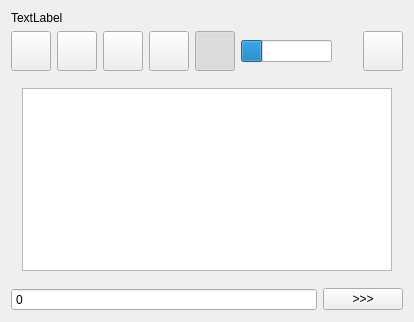
<?xml version="1.0" encoding="UTF-8"?>
<ui version="4.0">
 <class>WLGProgramWidget</class>
 <widget class="QWidget" name="WLGProgramWidget">
  <property name="geometry">
   <rect>
    <x>0</x>
    <y>0</y>
    <width>414</width>
    <height>322</height>
   </rect>
  </property>
  <property name="sizePolicy">
   <sizepolicy hsizetype="Preferred" vsizetype="Minimum">
    <horstretch>0</horstretch>
    <verstretch>0</verstretch>
   </sizepolicy>
  </property>
  <property name="windowTitle">
   <string>WLGProgamWidget</string>
  </property>
  <property name="layoutDirection">
   <enum>Qt::LeftToRight</enum>
  </property>
  <layout class="QGridLayout" name="gridLayout_3">
   <item row="1" column="3">
    <widget class="QToolButton" name="pbOpenFile">
     <property name="minimumSize">
      <size>
       <width>40</width>
       <height>40</height>
      </size>
     </property>
     <property name="maximumSize">
      <size>
       <width>40</width>
       <height>40</height>
      </size>
     </property>
     <property name="focusPolicy">
      <enum>Qt::NoFocus</enum>
     </property>
     <property name="toolTip">
      <string>redraw</string>
     </property>
     <property name="text">
      <string notr="true"/>
     </property>
     <property name="icon">
      <iconset resource="../../wlproj/wlmill/image.qrc">
       <normaloff>:/data/icons/openFile.png</normaloff>:/data/icons/openFile.png</iconset>
     </property>
     <property name="iconSize">
      <size>
       <width>30</width>
       <height>30</height>
      </size>
     </property>
     <attribute name="buttonGroup">
      <string notr="true">buttonGroup</string>
     </attribute>
    </widget>
   </item>
   <item row="1" column="4">
    <widget class="QToolButton" name="pbReload">
     <property name="minimumSize">
      <size>
       <width>40</width>
       <height>40</height>
      </size>
     </property>
     <property name="maximumSize">
      <size>
       <width>40</width>
       <height>40</height>
      </size>
     </property>
     <property name="focusPolicy">
      <enum>Qt::NoFocus</enum>
     </property>
     <property name="toolTip">
      <string>reload file</string>
     </property>
     <property name="text">
      <string notr="true"/>
     </property>
     <property name="icon">
      <iconset resource="../../wlproj/wlmill/image.qrc">
       <normaloff>:/data/icons/refresh.png</normaloff>:/data/icons/refresh.png</iconset>
     </property>
     <property name="iconSize">
      <size>
       <width>30</width>
       <height>30</height>
      </size>
     </property>
     <attribute name="buttonGroup">
      <string notr="true">buttonGroup</string>
     </attribute>
    </widget>
   </item>
   <item row="1" column="7" colspan="4">
    <widget class="QProgressBar" name="progressBar">
     <property name="sizePolicy">
      <sizepolicy hsizetype="Maximum" vsizetype="Fixed">
       <horstretch>0</horstretch>
       <verstretch>0</verstretch>
      </sizepolicy>
     </property>
     <property name="value">
      <number>24</number>
     </property>
     <property name="textVisible">
      <bool>false</bool>
     </property>
     <property name="orientation">
      <enum>Qt::Horizontal</enum>
     </property>
    </widget>
   </item>
   <item row="0" column="2" colspan="10">
    <widget class="QLabel" name="labelName">
     <property name="sizePolicy">
      <sizepolicy hsizetype="Maximum" vsizetype="Maximum">
       <horstretch>0</horstretch>
       <verstretch>0</verstretch>
      </sizepolicy>
     </property>
     <property name="maximumSize">
      <size>
       <width>290</width>
       <height>16777215</height>
      </size>
     </property>
     <property name="text">
      <string>TextLabel</string>
     </property>
     <property name="alignment">
      <set>Qt::AlignLeading|Qt::AlignLeft|Qt::AlignVCenter</set>
     </property>
    </widget>
   </item>
   <item row="2" column="2" rowspan="7" colspan="10">
    <widget class="QStackedWidget" name="stackedWidget">
     <property name="sizePolicy">
      <sizepolicy hsizetype="Preferred" vsizetype="Preferred">
       <horstretch>0</horstretch>
       <verstretch>0</verstretch>
      </sizepolicy>
     </property>
     <property name="currentIndex">
      <number>0</number>
     </property>
     <widget class="QWidget" name="page">
      <layout class="QGridLayout" name="gridLayout">
       <item row="0" column="0">
        <widget class="QTableView" name="listProgram"/>
       </item>
      </layout>
     </widget>
     <widget class="QWidget" name="page_2">
      <layout class="QGridLayout" name="gridLayout_2">
       <item row="0" column="1">
        <widget class="WLCodeEditor" name="textProgram">
         <property name="plainText">
          <string>text
</string>
         </property>
        </widget>
       </item>
      </layout>
     </widget>
    </widget>
   </item>
   <item row="1" column="5">
    <widget class="QPushButton" name="pbBackup">
     <property name="minimumSize">
      <size>
       <width>40</width>
       <height>40</height>
      </size>
     </property>
     <property name="maximumSize">
      <size>
       <width>40</width>
       <height>40</height>
      </size>
     </property>
     <property name="focusPolicy">
      <enum>Qt::NoFocus</enum>
     </property>
     <property name="toolTip">
      <string>backup</string>
     </property>
     <property name="styleSheet">
      <string notr="true"/>
     </property>
     <property name="text">
      <string notr="true"/>
     </property>
     <property name="icon">
      <iconset resource="../../wlproj/wlmill/image.qrc">
       <normaloff>:/data/icons/backup.png</normaloff>:/data/icons/backup.png</iconset>
     </property>
     <property name="iconSize">
      <size>
       <width>30</width>
       <height>30</height>
      </size>
     </property>
     <attribute name="buttonGroup">
      <string notr="true">buttonGroup</string>
     </attribute>
    </widget>
   </item>
   <item row="1" column="11">
    <widget class="QPushButton" name="pbClear">
     <property name="minimumSize">
      <size>
       <width>40</width>
       <height>40</height>
      </size>
     </property>
     <property name="maximumSize">
      <size>
       <width>40</width>
       <height>40</height>
      </size>
     </property>
     <property name="focusPolicy">
      <enum>Qt::NoFocus</enum>
     </property>
     <property name="toolTip">
      <string>clear</string>
     </property>
     <property name="styleSheet">
      <string notr="true"/>
     </property>
     <property name="text">
      <string notr="true"/>
     </property>
     <property name="icon">
      <iconset resource="../../wlproj/wlmill/image.qrc">
       <normaloff>:/data/icons/cancel.png</normaloff>:/data/icons/cancel.png</iconset>
     </property>
     <property name="iconSize">
      <size>
       <width>30</width>
       <height>30</height>
      </size>
     </property>
    </widget>
   </item>
   <item row="1" column="2">
    <widget class="QPushButton" name="pbAccept">
     <property name="minimumSize">
      <size>
       <width>40</width>
       <height>40</height>
      </size>
     </property>
     <property name="maximumSize">
      <size>
       <width>40</width>
       <height>40</height>
      </size>
     </property>
     <property name="focusPolicy">
      <enum>Qt::NoFocus</enum>
     </property>
     <property name="toolTip">
      <string>accept</string>
     </property>
     <property name="text">
      <string notr="true"/>
     </property>
     <property name="icon">
      <iconset resource="../../wlproj/wlmill/image.qrc">
       <normaloff>:/data/icons/save.png</normaloff>:/data/icons/save.png</iconset>
     </property>
     <property name="iconSize">
      <size>
       <width>30</width>
       <height>30</height>
      </size>
     </property>
     <attribute name="buttonGroup">
      <string notr="true">buttonGroup</string>
     </attribute>
    </widget>
   </item>
   <item row="1" column="6">
    <widget class="QToolButton" name="pbTrack">
     <property name="minimumSize">
      <size>
       <width>40</width>
       <height>40</height>
      </size>
     </property>
     <property name="maximumSize">
      <size>
       <width>40</width>
       <height>40</height>
      </size>
     </property>
     <property name="focusPolicy">
      <enum>Qt::NoFocus</enum>
     </property>
     <property name="toolTip">
      <string>tracking</string>
     </property>
     <property name="text">
      <string notr="true"/>
     </property>
     <property name="icon">
      <iconset resource="../../wlproj/wlmill/image.qrc">
       <normaloff>:/data/icons/tracktext.png</normaloff>:/data/icons/tracktext.png</iconset>
     </property>
     <property name="iconSize">
      <size>
       <width>30</width>
       <height>30</height>
      </size>
     </property>
     <property name="checkable">
      <bool>true</bool>
     </property>
     <property name="checked">
      <bool>true</bool>
     </property>
    </widget>
   </item>
   <item row="9" column="2" colspan="8">
    <widget class="QSpinBox" name="sbPosition">
     <property name="toolTip">
      <string>enter number position</string>
     </property>
     <property name="buttonSymbols">
      <enum>QAbstractSpinBox::NoButtons</enum>
     </property>
    </widget>
   </item>
   <item row="9" column="10" colspan="2">
    <widget class="QPushButton" name="pbToLine">
     <property name="text">
      <string>&gt;&gt;&gt;</string>
     </property>
    </widget>
   </item>
  </layout>
  <zorder>stackedWidget</zorder>
  <zorder>labelName</zorder>
  <zorder>pbOpenFile</zorder>
  <zorder>progressBar</zorder>
  <zorder>pbAccept</zorder>
  <zorder>pbReload</zorder>
  <zorder>pbBackup</zorder>
  <zorder>sbPosition</zorder>
  <zorder>pbClear</zorder>
  <zorder>pbTrack</zorder>
  <zorder>pbToLine</zorder>
 </widget>
 <layoutdefault spacing="6" margin="11"/>
 <customwidgets>
  <customwidget>
   <class>WLCodeEditor</class>
   <extends>QPlainTextEdit</extends>
   <header>wlcodeeditor.h</header>
  </customwidget>
 </customwidgets>
 <resources>
  <include location="../../wlproj/wlmill/image.qrc"/>
 </resources>
 <connections/>
 <buttongroups>
  <buttongroup name="buttonGroup">
   <property name="exclusive">
    <bool>false</bool>
   </property>
  </buttongroup>
 </buttongroups>
</ui>
